Frame 1 (no input): blank canvas, image omitted
Frame 60 (no input): blank canvas, image omitted
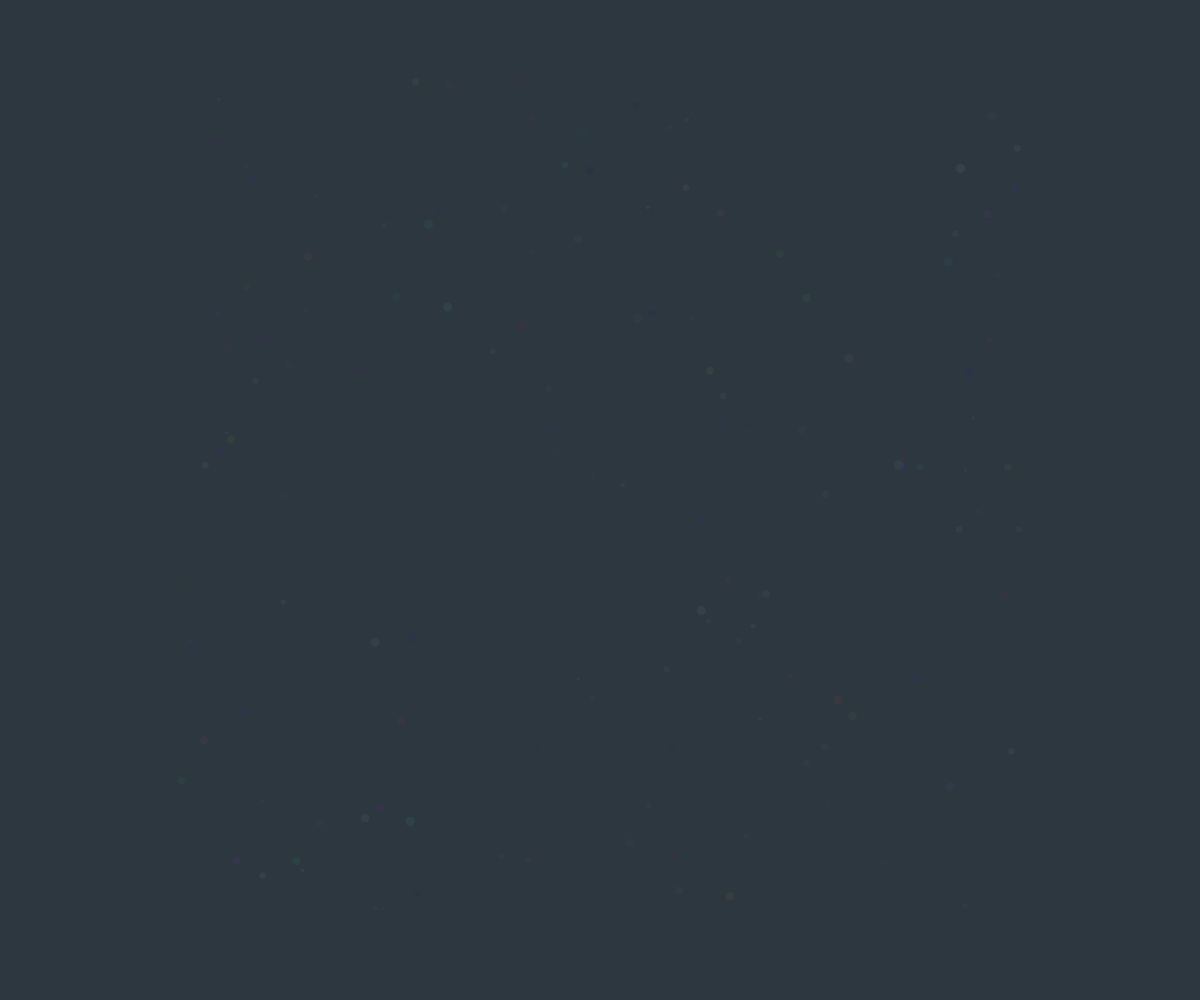
Frame 120 (the mouse pressed at the canvas centre since frame 60)

The p5.js sketch whose frames 1 and 60 were blank and that drew this single picture after the mouse press (run headless with seeded random() and noise() and a simulated clock; from frame 60 on, the mouse is pressed at the canvas centre):

// p5.js sketch
// ── sketch.js
// Fireworks OOP


class Particle {
  constructor(x, y){
    this.x = x;
    this.y = y;
    this.dx = random(-7, 7);
    this.dy = random(-7, 7);
    this.size = random(3, 10);
    this.r = random(0, 255);
    this.g = random(0, 255);
    this.b = random(0, 255);
    this.opacity = 255;
  }

  display() {
    noStroke();
    fill(this.r, this.g, this.b, this.opacity);
    circle(this.x, this.y, this.size);
  }

  update() {
    this.x += this.dx;
    this.y += this.dy;
    this.opacity-=4;
  }
  isDead() {
    return this.opacity <= 0;
  }
}


let theFireworks = [];


function setup() {
  createCanvas(windowWidth, windowHeight);
}

function draw() {
  background("#2c3740");
  for (let firework of theFireworks) {
    if (firework.isDead()){
      let index = theFireworks.indexOf(firework);
      theFireworks.splice(index, 1);
    }
    else {
      firework.update();
      firework.display();
    }
  }
}

function mousePressed() {
  for (let i = 0; i < 150; i++) {
    let someParticle = new Particle(mouseX, mouseY);
    theFireworks.push(someParticle);
  }
}
